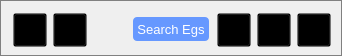
     <widget class="QFrame" name="eControlBar">
      <property name="geometry">
       <rect>
        <x>167</x>
        <y>594</y>
        <width>342</width>
        <height>56</height>
       </rect>
      </property>
      <property name="sizePolicy">
       <sizepolicy hsizetype="Fixed" vsizetype="Fixed">
        <horstretch>0</horstretch>
        <verstretch>0</verstretch>
       </sizepolicy>
      </property>
      <property name="styleSheet">
       <string notr="true">QFrame {
 	border: 1px solid gray;
}

QToolButton {
    background: transparent;
     min-width: 32px;
	 min-height: 32px;
     max-width: 32px;
	 max-height: 32px;
}
</string>
      </property>
      <property name="frameShape">
       <enum>QFrame::StyledPanel</enum>
      </property>
      <property name="frameShadow">
       <enum>QFrame::Sunken</enum>
      </property>
      <widget class="QToolButton" name="eBeginBtn">
       <property name="geometry">
        <rect>
         <x>13</x>
         <y>13</y>
         <width>34</width>
         <height>34</height>
        </rect>
       </property>
       <property name="font">
        <font>
         <pointsize>28</pointsize>
        </font>
       </property>
       <property name="toolTip">
        <string>go to first example</string>
       </property>
       <property name="autoFillBackground">
        <bool>false</bool>
       </property>
       <property name="text">
        <string/>
       </property>
      </widget>
      <widget class="QToolButton" name="ePrevBtn">
       <property name="geometry">
        <rect>
         <x>53</x>
         <y>13</y>
         <width>34</width>
         <height>34</height>
        </rect>
       </property>
       <property name="toolTip">
        <string>go to previous example</string>
       </property>
       <property name="text">
        <string/>
       </property>
      </widget>
      <widget class="QToolButton" name="eRtnBtn">
       <property name="geometry">
        <rect>
         <x>93</x>
         <y>13</y>
         <width>34</width>
         <height>34</height>
        </rect>
       </property>
       <property name="toolTip">
        <string>go back</string>
       </property>
       <property name="styleSheet">
        <string notr="true"/>
       </property>
       <property name="text">
        <string/>
       </property>
       <property name="autoRaise">
        <bool>true</bool>
       </property>
      </widget>
      <widget class="QPushButton" name="eAdvancedSearch">
       <property name="geometry">
        <rect>
         <x>133</x>
         <y>17</y>
         <width>76</width>
         <height>24</height>
        </rect>
       </property>
       <property name="font">
        <font>
         <pointsize>10</pointsize>
         <weight>50</weight>
         <italic>false</italic>
         <bold>false</bold>
        </font>
       </property>
       <property name="toolTip">
        <string>advanced search</string>
       </property>
       <property name="styleSheet">
        <string notr="true">QPushButton {
	background: #6698FF;
	color: white;    
	border: 0px solid black;
	border-radius: 4px;
    	padding: 0 0 0 0;
    	margin: 0 0 0 0;
}

QPushButton:pressed {
	background: #1E90FF;
	border: 2px outset #1E90FF;
}</string>
       </property>
       <property name="text">
        <string>Search Egs</string>
       </property>
      </widget>
      <widget class="QToolButton" name="eNextBtn">
       <property name="geometry">
        <rect>
         <x>257</x>
         <y>13</y>
         <width>34</width>
         <height>34</height>
        </rect>
       </property>
       <property name="toolTip">
        <string>go to next example</string>
       </property>
       <property name="text">
        <string/>
       </property>
       <property name="popupMode">
        <enum>QToolButton::DelayedPopup</enum>
       </property>
       <property name="arrowType">
        <enum>Qt::NoArrow</enum>
       </property>
      </widget>
      <widget class="QToolButton" name="eEndBtn">
       <property name="geometry">
        <rect>
         <x>297</x>
         <y>13</y>
         <width>34</width>
         <height>34</height>
        </rect>
       </property>
       <property name="toolTip">
        <string>go to last example</string>
       </property>
       <property name="text">
        <string/>
       </property>
      </widget>
      <widget class="QToolButton" name="eFwdBtn">
       <property name="geometry">
        <rect>
         <x>217</x>
         <y>13</y>
         <width>34</width>
         <height>34</height>
        </rect>
       </property>
       <property name="minimumSize">
        <size>
         <width>34</width>
         <height>34</height>
        </size>
       </property>
       <property name="maximumSize">
        <size>
         <width>34</width>
         <height>34</height>
        </size>
       </property>
       <property name="toolTip">
        <string>go forward</string>
       </property>
       <property name="text">
        <string/>
       </property>
      </widget>
     </widget>
